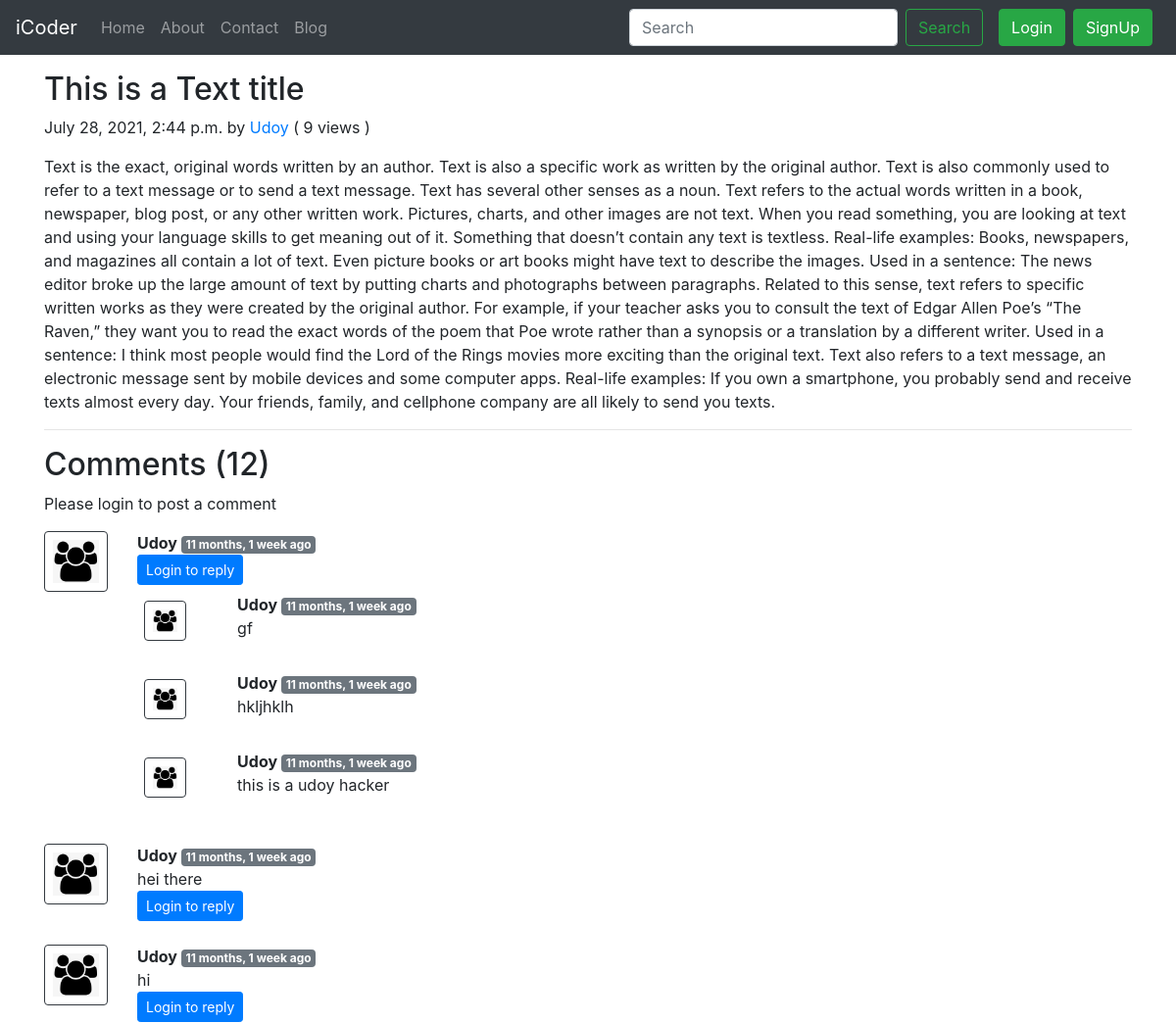
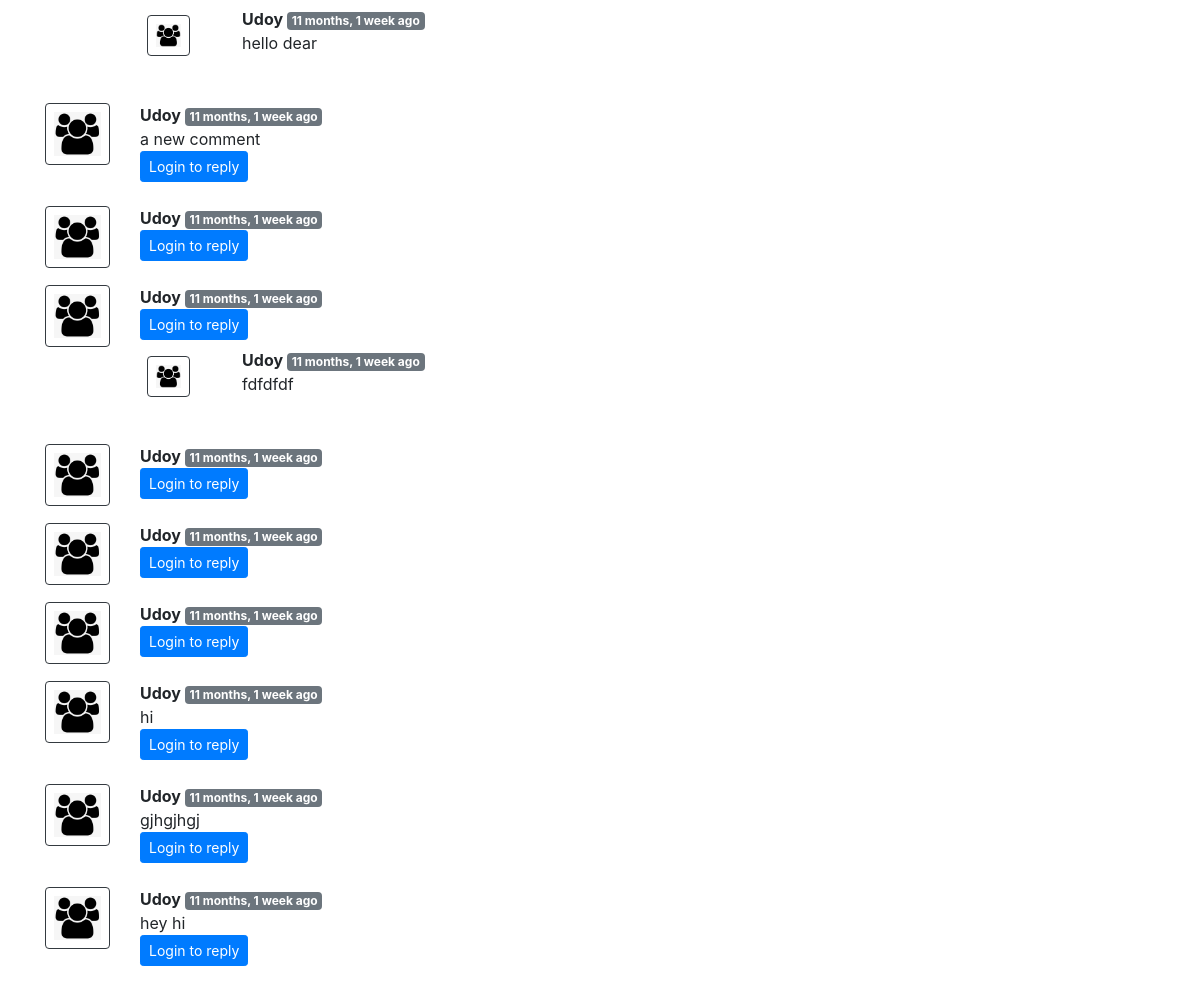
Page /blog/that-this on the committed database (2 pictures, top to bottom).
### blog/models.py (models this page shows, shortened)
class Post(models.Model):
    sno = models.AutoField(primary_key=True)
    title = models.CharField(max_length=255)
    content = models.TextField()
    author = models.CharField(max_length=100)
    slug = models.CharField(max_length=130)
    views = models.IntegerField(default=0)
    timeStamp = models.DateTimeField(blank=True)

class BlogComment(models.Model):
    sno = models.AutoField(primary_key=True)
    comment = models.TextField()
    user = models.ForeignKey(User, on_delete=models.CASCADE)
    post = models.ForeignKey(Post, on_delete=models.CASCADE)
    parent = models.ForeignKey('self', on_delete=models.CASCADE, null=True)
    timestamp = models.DateTimeField(default=now)

### blog/views.py (the view)
# urls.py: path('<str:slug>', views.blogPost, name='blogPost')
def blogPost(request, slug):
    post=Post.objects.filter(slug=slug).first()
    post.views = post.views + 1
    post.save()
    comments= BlogComment.objects.filter(post=post, parent=None)
    replies= BlogComment.objects.filter(post=post).exclude(parent=None)
    replyDict={}
    for reply in replies:
        if reply.parent.sno not in replyDict.keys():
            replyDict[reply.parent.sno]=[reply]
        else:
            replyDict[reply.parent.sno].append(reply)
    context={'post':post, 'comments': comments, 'user': request.user, 'replyDict': replyDict}
    return render(request, "blog/blogPost.html", context)

### blog/templatetags/extras.py (called while the page is built)
@register.filter(name='get_val')
def get_val(dict, key):
    return dict.get(key)

### templates/blog/blogPost.html (shortened to what this page needs)
{% extends 'base.html' %}
{% block body %}
{% load humanize %}
{% load extras %}
<div class="container my-3">
    <h2 class="blog-post-title">{{post.title}}</h2>
    <p class="blog-post-meta">{{post.timeStamp}} by <a href="/about">{{post.author}}</a> ( <span>{{post.views}} views</span> ) </p>
    <p>{{post.content|safe}}</p>
    <hr>
</div>
<div class="container">
    <h2> Comments ({{comments.count}}) </h2>
    <div class="my-2">
        {% if user.is_authenticated %}
        <form action="/blog/postComment" method="post">
            {% csrf_token %}
            <div class="form-group">
                <label for="exampleInputEmail1">Post Comment </label>
                <input type="text" class="form-control" name="comment" placeholder="Enter comment here">
            </div>
            <input type="hidden" name="postSno" value="{{post.sno}}">
            <input type="hidden" name="parentSno" value="">
            <button type="submit" class="btn btn-primary">Submit</button>
        </form>
        {% else %}
        Please login to post a comment
        {% endif %}
    </div>
    {% for comment in comments %}
    <div class="row my-3">
        <div class="col-md-1  ">
            <img class="rounded mx-auto d-block w-100 border border-dark p-2" src="/static/img/user.png" alt="user">
        </div>
        <div class="col-md-11 ">
            <b> {{comment.user.username}} </b> <span class="badge badge-secondary ">{{comment.timestamp| naturaltime}}</span>
            <div>{{comment.comment}}</div>
            <div class="reply mx-0">
                {% if user.is_authenticated %}
                <button class="btn btn-sm btn-primary" type="button" data-toggle="collapse" data-target="#replyBox{{comment.sno}}" aria-expanded="false" aria-controls="replyBox{{comment.sno}}">
                    Reply
                </button>
                <div class="collapse" id="replyBox{{comment.sno}}">
                    <div class="card card-body my-2">
                        <form action="/blog/postComment" method="post">
                            {% csrf_token %}
                            <div class="form-group">
                                <label for="comment">Post a reply </label>
                                <input type="text" class="form-control" name="comment" placeholder="Enter comment here">
                                <input type="hidden" name="parentSno" value="{{comment.sno}}">
                            </div>
                            <input type="hidden" name="postSno" value="{{post.sno}}">
                            <button type="submit" class="btn btn-primary">Submit</button>
                        </form>
                    </div>
                </div>
                {% else %}
                <button class="btn btn-sm btn-primary" type="button" data-toggle="collapse" data-target="#replyBox{{comment.sno}}" aria-expanded="false" aria-controls="replyBox{{comment.sno}}">
                    Login to reply
                </button>
                {% endif %}
                <div class="replies my-2 ">
                    {% for reply in replyDict|get_val:comment.sno %}
                    <div class="row my-2">
                        <div class="col-md-1 ">
                            <img class="rounded mx-auto d-block w-75 my-2 border border-dark p-2" src="/static/img/user.png" alt="user">
                        </div>
                        <div class="col-md-11">
                            <div class="col-md-11 ">
                                <b> {{reply.user.username}} </b> <span class="badge badge-secondary ">{{reply.timestamp| naturaltime}}</span>
                                <div>{{reply.comment}}</div>
                            </div>
                            <br>
                        </div>
                    </div>
                    {% endfor %}
                </div>
            </div>
        </div>
    </div>
    {% endfor %}
</div>
{% endblock %}

### templates/base.html (shortened to what this page needs)
<!doctype html>
<html lang="en">
  <head>
    <link rel="stylesheet" href="https://stackpath.bootstrapcdn.com/bootstrap/4.5.2/css/bootstrap.min.css">
  </head>
  <body>
    <nav class="navbar navbar-expand-lg navbar-dark bg-dark">
        <a class="navbar-brand" href="/">iCoder</a>
        <div class="collapse navbar-collapse" id="navbarSupportedContent">
          <ul class="navbar-nav mr-auto">
            <li class="nav-item {% block homeactive %}  {% endblock homeactive %}">
              <a class="nav-link" href="/">Home <span class="sr-only">(current)</span></a>
            </li>
            <li class="nav-item {% block aboutactive %}  {% endblock aboutactive %}" >
              <a class="nav-link" href="/about">About</a>
            </li>
            <li class="nav-item {% block contactactive %}  {% endblock contactactive %} ">
              <a class="nav-link" href="/contact">Contact</a>
            </li>
            <li class="nav-item {% block blogactive %}  {% endblock blogactive %} ">
              <a class="nav-link" href="/blog">Blog</a>
            </li>
          </ul>
          <form method="get" action="/search"class="form-inline my-2 my-lg-0 mx-3">
            <input class="form-control mr-sm-2" type="search" placeholder="Search" aria-label="Search" name="query" id="query">
            <button class="btn btn-outline-success my-2 my-sm-0 " type="submit">Search</button>
          </form>
              {% if user.is_authenticated %}
              <ul class="navbar-nav m1-auto">
                <li class="nav-item dropdown">
                  <a class="nav-link dropdown-toggle" href="#" id="navbarDropdown" role="button" data-toggle="dropdown">Welcome {{request.user}}</a>
                    <div class="dropdown-menu" aria-labelledby="navbarDropdown">
                      <a class="dropdown-item" href="/logout">Logout</a>
                    </div>
                </li>
              </ul>
              {% else %}
<button type="button" class="btn btn-success mr-2" data-toggle="modal" data-target="#loginModal">
Login
</button>
<button type="button" class="btn btn-success mr-2" data-toggle="modal" data-target="#signupModal">
SignUp
</button>
{% endif %}
        </div>
      </nav>
      {% block body %}  {% endblock body %}
  </body>
</html>

### rows in the picture
Post: title "This is a Text title", timeStamp "July 28, 2021, 2:44 p.m.", author "Udoy", views "9", content "Text is the exact, original words written by an author. Text is also a specific work as written by the original author. Text is also commonly used to refer to a text message or to send a text message. Text has several other senses as a noun. Text refers to the actual words written in a book, newspaper, blog post, or any other written work. Pictures, charts, and other images are not text. When you read something, you are looking at text and using your language skills to get meaning out of it. Something that doesn’t contain any text is textless. Real-life examples: Books, newspapers, and magazines all contain a lot of text. Even picture books or art books might have text to describe the…"
BlogComment: user.username "Udoy", timestamp "11 months, 1 week ago"
BlogComment: user.username "Udoy", timestamp "11 months, 1 week ago", comment "gf"
BlogComment: user.username "Udoy", timestamp "11 months, 1 week ago", comment "hkljhklh"
BlogComment: user.username "Udoy", timestamp "11 months, 1 week ago", comment "this is a udoy hacker"
BlogComment: user.username "Udoy", timestamp "11 months, 1 week ago", comment "hei there"
BlogComment: user.username "Udoy", timestamp "11 months, 1 week ago", comment "hi"
BlogComment: user.username "Udoy", timestamp "11 months, 1 week ago", comment "hello dear"
BlogComment: user.username "Udoy", timestamp "11 months, 1 week ago", comment "a new comment"
BlogComment: user.username "Udoy", timestamp "11 months, 1 week ago"
BlogComment: user.username "Udoy", timestamp "11 months, 1 week ago"
BlogComment: user.username "Udoy", timestamp "11 months, 1 week ago", comment "fdfdfdf"
BlogComment: user.username "Udoy", timestamp "11 months, 1 week ago"
BlogComment: user.username "Udoy", timestamp "11 months, 1 week ago"
BlogComment: user.username "Udoy", timestamp "11 months, 1 week ago"
BlogComment: user.username "Udoy", timestamp "11 months, 1 week ago", comment "hi"
BlogComment: user.username "Udoy", timestamp "11 months, 1 week ago", comment "gjhgjhgj"
BlogComment: user.username "Udoy", timestamp "11 months, 1 week ago", comment "hey hi"

### other values in the picture
{{ comments.count }} "12"
